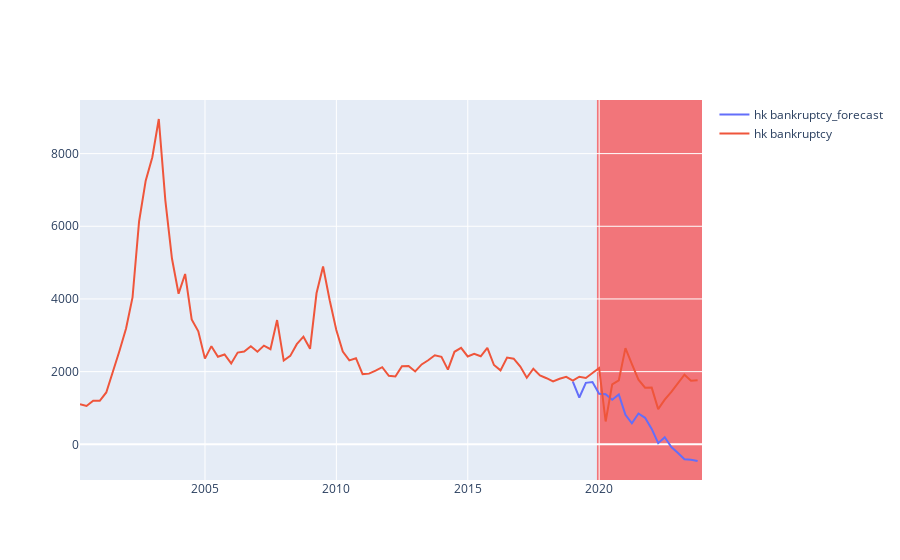

Notebook cell for this chart:
### Code cell
fig = go.Figure()
fig.add_trace(go.Scatter(x=df_results.index, y=df_results['hk bankruptcy_forecast'], mode='lines', name='hk bankruptcy_forecast'))
fig.add_trace(go.Scatter(x=df.index, y=df['hk bankruptcy'], mode='lines', name='hk bankruptcy'))
fig.update_layout(
    shapes=[
        dict(
            type="rect",
            xref="x",
            yref="paper",
            x0='2019-12-01',
            y0=0,
            x1='2023-11-30',
            y1=1,
            fillcolor="red",
            opacity=0.5,
            layer="below",
            line_width=0,
        )
    ]
)
